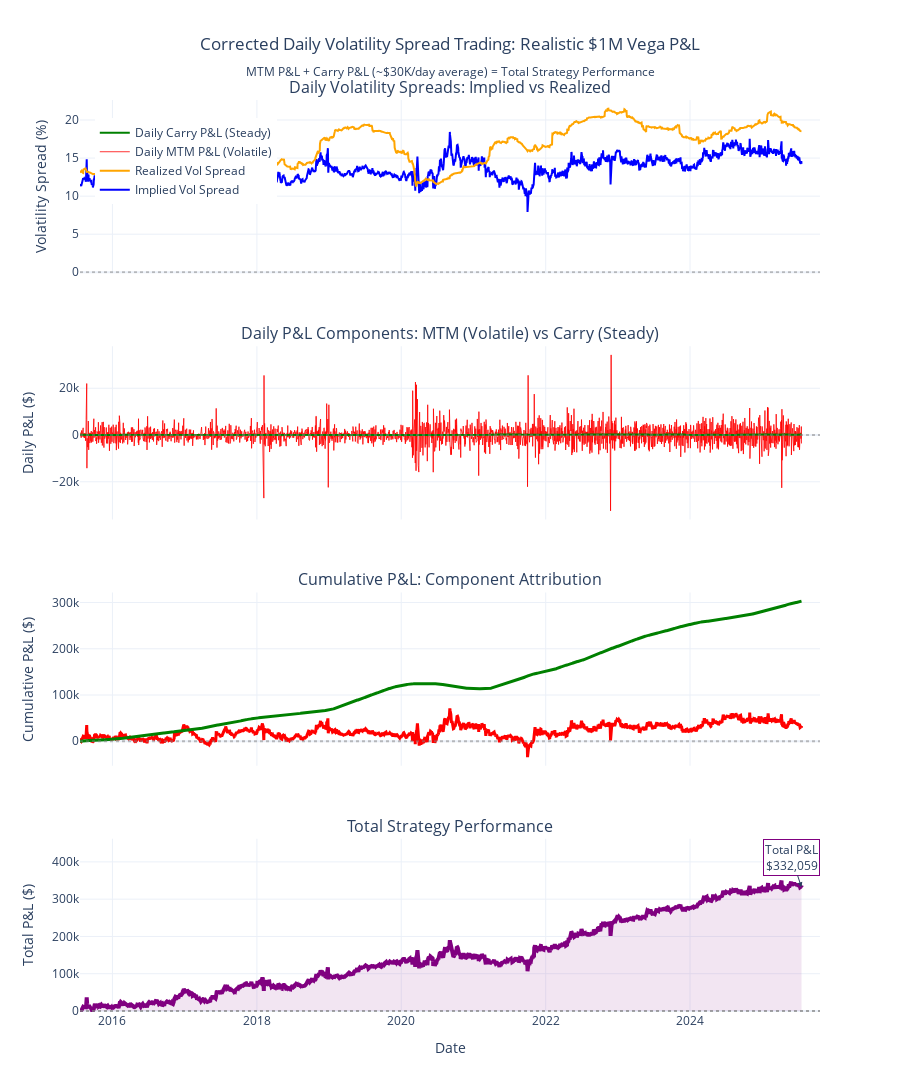

Here is the notebook cell this chart was saved with:
### Markdown cell above
#### Corrected Visualization

### Code cell
# Create corrected visualization
fig = make_subplots(
    rows=4, cols=1,
    subplot_titles=[
        'Daily Volatility Spreads: Implied vs Realized',
        'Daily P&L Components: MTM (Volatile) vs Carry (Steady)',
        'Cumulative P&L: Component Attribution',
        'Total Strategy Performance'
    ],
    vertical_spacing=0.08,
    shared_xaxes=True
)

# Plot 1: Spreads
fig.add_trace(
    go.Scatter(
        x=corrected_pnl['date'],
        y=corrected_pnl['implied_spread'],
        mode='lines',
        name='Implied Vol Spread',
        line=dict(color='blue', width=2),
        hovertemplate='<b>Implied Spread</b><br>Date: %{x}<br>Spread: %{y:.3f}%<extra></extra>'
    ),
    row=1, col=1
)

fig.add_trace(
    go.Scatter(
        x=corrected_pnl['date'],
        y=corrected_pnl['realized_spread'],
        mode='lines',
        name='Realized Vol Spread',
        line=dict(color='orange', width=2),
        hovertemplate='<b>Realized Spread</b><br>Date: %{x}<br>Spread: %{y:.3f}%<extra></extra>'
    ),
    row=1, col=1
)

fig.add_hline(y=0, line_dash="dot", line_color="gray", opacity=0.5, row=1, col=1)

# Plot 2: Daily P&L components (CORRECTED - no opacity in line dict)
fig.add_trace(
    go.Scatter(
        x=corrected_pnl['date'],
        y=corrected_pnl['mtm_pnl'],
        mode='lines',
        name='Daily MTM P&L (Volatile)',
        line=dict(color='red', width=1),
        opacity=0.8,
        hovertemplate='<b>MTM P&L</b><br>Date: %{x}<br>P&L: $%{y:,.0f}<extra></extra>'
    ),
    row=2, col=1
)

fig.add_trace(
    go.Scatter(
        x=corrected_pnl['date'],
        y=corrected_pnl['daily_carry_pnl'],
        mode='lines',
        name='Daily Carry P&L (Steady)',
        line=dict(color='green', width=2),
        hovertemplate='<b>Carry P&L</b><br>Date: %{x}<br>P&L: $%{y:,.0f}<extra></extra>'
    ),
    row=2, col=1
)

fig.add_hline(y=0, line_dash="dot", line_color="gray", opacity=0.5, row=2, col=1)

# Plot 3: Cumulative components
fig.add_trace(
    go.Scatter(
        x=corrected_pnl['date'],
        y=corrected_pnl['cumulative_mtm_pnl'],
        mode='lines',
        name='Cumulative MTM P&L',
        line=dict(color='red', width=3),
        hovertemplate='<b>Cumulative MTM</b><br>Date: %{x}<br>P&L: $%{y:,.0f}<extra></extra>',
        showlegend=False
    ),
    row=3, col=1
)

fig.add_trace(
    go.Scatter(
        x=corrected_pnl['date'],
        y=corrected_pnl['cumulative_carry_pnl'],
        mode='lines',
        name='Cumulative Carry P&L',
        line=dict(color='green', width=3),
        hovertemplate='<b>Cumulative Carry</b><br>Date: %{x}<br>P&L: $%{y:,.0f}<extra></extra>',
        showlegend=False
    ),
    row=3, col=1
)

fig.add_hline(y=0, line_dash="dot", line_color="gray", opacity=0.5, row=3, col=1)

# Plot 4: Total performance
fig.add_trace(
    go.Scatter(
        x=corrected_pnl['date'],
        y=corrected_pnl['cumulative_total_pnl'],
        mode='lines',
        name='Total Strategy P&L',
        line=dict(color='purple', width=4),
        fill='tonexty',
        fillcolor='rgba(128, 0, 128, 0.1)',
        hovertemplate='<b>Total P&L</b><br>Date: %{x}<br>P&L: $%{y:,.0f}<extra></extra>',
        showlegend=False
    ),
    row=4, col=1
)

fig.add_hline(y=0, line_dash="dot", line_color="gray", opacity=0.7, row=4, col=1)

# Add annotations
final_pnl = corrected_pnl['cumulative_total_pnl'].iloc[-1]
carry_pnl = corrected_pnl['cumulative_carry_pnl'].iloc[-1]

fig.add_annotation(
    x=corrected_pnl['date'].iloc[-1],
    y=final_pnl,
    text=f"Total P&L<br>${final_pnl:,.0f}",
    showarrow=True,
    arrowhead=2,
    bgcolor="rgba(255,255,255,0.9)",
    bordercolor="purple",
    row=4, col=1
)

# Update layout
fig.update_layout(
    title={
        'text': 'Corrected Daily Volatility Spread Trading: Realistic $1M Vega P&L<br>' +
                f'<sub>MTM P&L + Carry P&L (~$30K/day average) = Total Strategy Performance</sub>',
        'x': 0.5,
        'xanchor': 'center'
    },
    height=1400,
    template='plotly_white',
    showlegend=True,
    legend=dict(x=0.02, y=0.98)
)

# Update axis labels
fig.update_yaxes(title_text="Volatility Spread (%)", row=1, col=1)
fig.update_yaxes(title_text="Daily P&L ($)", row=2, col=1)
fig.update_yaxes(title_text="Cumulative P&L ($)", row=3, col=1)
fig.update_yaxes(title_text="Total P&L ($)", row=4, col=1)
fig.update_xaxes(title_text="Date", row=4, col=1)

fig.show()

### Figure 1 — Plotly figure (JSON) as saved in the notebook; plotly's stock layout.template omitted (floating-point values rounded to 4 significant figures; data arrays with more than 128 entries replaced by an {"elided": "..."} marker saying what was removed)
{"data": [{"hovertemplate": "<b>Implied Spread</b><br>Date: %{x}<br>Spread: %{y:.3f}%<extra></extra>", "line": {"color": "blue", "width": 2}, "mode": "lines", "name": "Implied Vol Spread", "type": "scatter", "x": {"elided": "2514 str values"}, "xaxis": "x", "y": {"elided": "2514 float values"}, "yaxis": "y"}, {"hovertemplate": "<b>Realized Spread</b><br>Date: %{x}<br>Spread: %{y:.3f}%<extra></extra>", "line": {"color": "orange", "width": 2}, "mode": "lines", "name": "Realized Vol Spread", "type": "scatter", "x": {"elided": "2514 str values"}, "xaxis": "x", "y": {"elided": "2514 float values"}, "yaxis": "y"}, {"hovertemplate": "<b>MTM P&L</b><br>Date: %{x}<br>P&L: $%{y:,.0f}<extra></extra>", "line": {"color": "red", "width": 1}, "mode": "lines", "name": "Daily MTM P&L (Volatile)", "opacity": 0.8, "type": "scatter", "x": {"elided": "2514 str values"}, "xaxis": "x2", "y": {"elided": "2514 float values"}, "yaxis": "y2"}, {"hovertemplate": "<b>Carry P&L</b><br>Date: %{x}<br>P&L: $%{y:,.0f}<extra></extra>", "line": {"color": "green", "width": 2}, "mode": "lines", "name": "Daily Carry P&L (Steady)", "type": "scatter", "x": {"elided": "2514 str values"}, "xaxis": "x2", "y": {"elided": "2514 float values"}, "yaxis": "y2"}, {"hovertemplate": "<b>Cumulative MTM</b><br>Date: %{x}<br>P&L: $%{y:,.0f}<extra></extra>", "line": {"color": "red", "width": 3}, "mode": "lines", "name": "Cumulative MTM P&L", "showlegend": false, "type": "scatter", "x": {"elided": "2514 str values"}, "xaxis": "x3", "y": {"elided": "2514 float values"}, "yaxis": "y3"}, {"hovertemplate": "<b>Cumulative Carry</b><br>Date: %{x}<br>P&L: $%{y:,.0f}<extra></extra>", "line": {"color": "green", "width": 3}, "mode": "lines", "name": "Cumulative Carry P&L", "showlegend": false, "type": "scatter", "x": {"elided": "2514 str values"}, "xaxis": "x3", "y": {"elided": "2514 float values"}, "yaxis": "y3"}, {"fill": "tonexty", "fillcolor": "rgba(128, 0, 128, 0.1)", "hovertemplate": "<b>Total P&L</b><br>Date: %{x}<br>P&L: $%{y:,.0f}<extra></extra>", "line": {"color": "purple", "width": 4}, "mode": "lines", "name": "Total Strategy P&L", "showlegend": false, "type": "scatter", "x": {"elided": "2514 str values"}, "xaxis": "x4", "y": {"elided": "2514 float values"}, "yaxis": "y4"}], "layout": {"annotations": [{"font": {"size": 16}, "showarrow": false, "text": "Daily Volatility Spreads: Implied vs Realized", "x": 0.5, "xanchor": "center", "xref": "paper", "y": 1, "yanchor": "bottom", "yref": "paper"}, {"font": {"size": 16}, "showarrow": false, "text": "Daily P&L Components: MTM (Volatile) vs Carry (Steady)", "x": 0.5, "xanchor": "center", "xref": "paper", "y": 0.73, "yanchor": "bottom", "yref": "paper"}, {"font": {"size": 16}, "showarrow": false, "text": "Cumulative P&L: Component Attribution", "x": 0.5, "xanchor": "center", "xref": "paper", "y": 0.46, "yanchor": "bottom", "yref": "paper"}, {"font": {"size": 16}, "showarrow": false, "text": "Total Strategy Performance", "x": 0.5, "xanchor": "center", "xref": "paper", "y": 0.19, "yanchor": "bottom", "yref": "paper"}, {"arrowhead": 2, "bgcolor": "rgba(255,255,255,0.9)", "bordercolor": "purple", "showarrow": true, "text": "Total P&L<br>$332,059", "x": "2025-07-18T00:00:00", "xref": "x4", "y": 332100.0, "yref": "y4"}], "height": 1400, "legend": {"x": 0.02, "y": 0.98}, "shapes": [{"line": {"color": "gray", "dash": "dot"}, "opacity": 0.5, "type": "line", "x0": 0, "x1": 1, "xref": "x domain", "y0": 0, "y1": 0, "yref": "y"}, {"line": {"color": "gray", "dash": "dot"}, "opacity": 0.5, "type": "line", "x0": 0, "x1": 1, "xref": "x2 domain", "y0": 0, "y1": 0, "yref": "y2"}, {"line": {"color": "gray", "dash": "dot"}, "opacity": 0.5, "type": "line", "x0": 0, "x1": 1, "xref": "x3 domain", "y0": 0, "y1": 0, "yref": "y3"}, {"line": {"color": "gray", "dash": "dot"}, "opacity": 0.7, "type": "line", "x0": 0, "x1": 1, "xref": "x4 domain", "y0": 0, "y1": 0, "yref": "y4"}], "showlegend": true, "title": {"text": "Corrected Daily Volatility Spread Trading: Realistic $1M Vega P&L<br><sub>MTM P&L + Carry P&L (~$30K/day average) = Total Strategy Performance</sub>", "x": 0.5, "xanchor": "center"}, "xaxis": {"anchor": "y", "domain": [0, 1], "matches": "x4", "showticklabels": false}, "xaxis2": {"anchor": "y2", "domain": [0, 1], "matches": "x4", "showticklabels": false}, "xaxis3": {"anchor": "y3", "domain": [0, 1], "matches": "x4", "showticklabels": false}, "xaxis4": {"anchor": "y4", "domain": [0, 1], "title": {"text": "Date"}}, "yaxis": {"anchor": "x", "domain": [0.81, 1], "title": {"text": "Volatility Spread (%)"}}, "yaxis2": {"anchor": "x2", "domain": [0.54, 0.73], "title": {"text": "Daily P&L ($)"}}, "yaxis3": {"anchor": "x3", "domain": [0.27, 0.46], "title": {"text": "Cumulative P&L ($)"}}, "yaxis4": {"anchor": "x4", "domain": [0, 0.19], "title": {"text": "Total P&L ($)"}}}}
